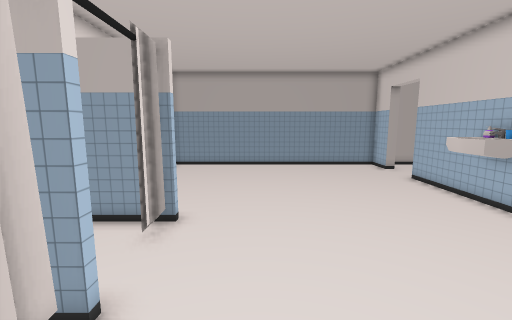
View 1 (above)

16 first-person views from a walk through a 3-D level made in the Unity game engine. The camera is 1.5 m above the floor, tilts 8° down and sees 90° across. The floor is counted in squares, 0.5 m on a side. Each view is taken from the middle of a square. On the plan, view 1 faces up. The plan holds only what a view shows up to about 19 squares ahead; the rest is blank.

View 2
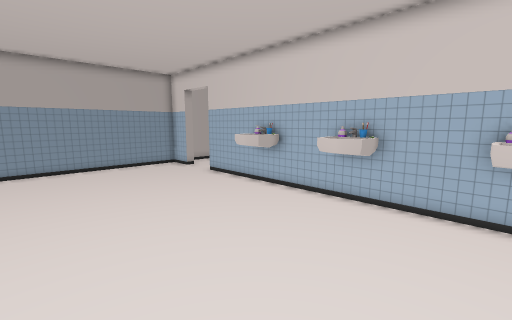

View 3
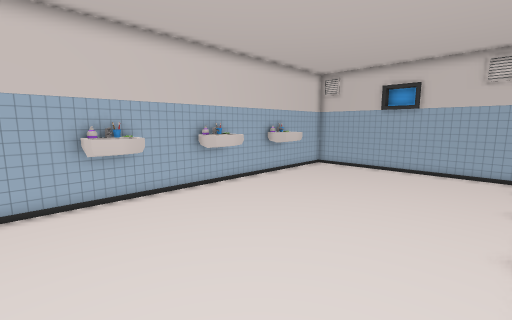

View 4
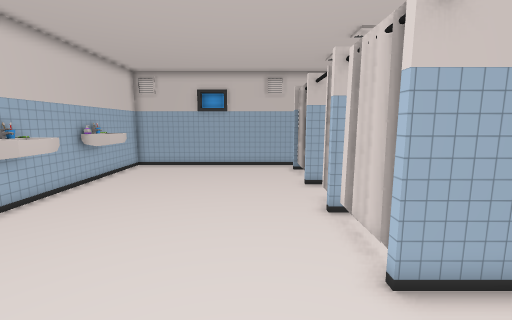

View 5
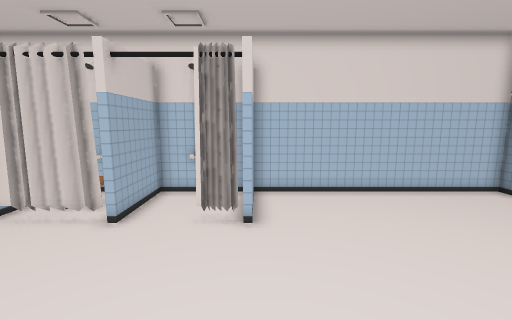

View 6
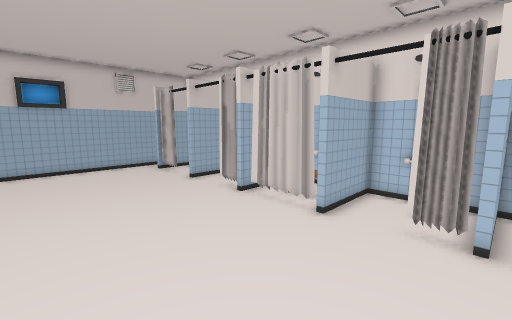

View 7
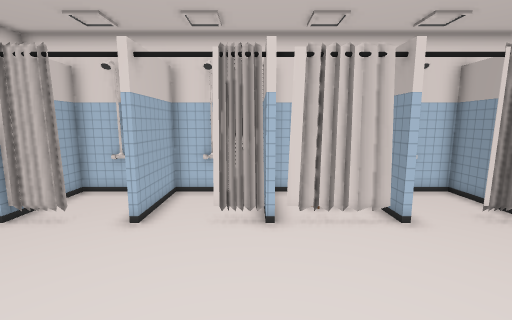

View 8
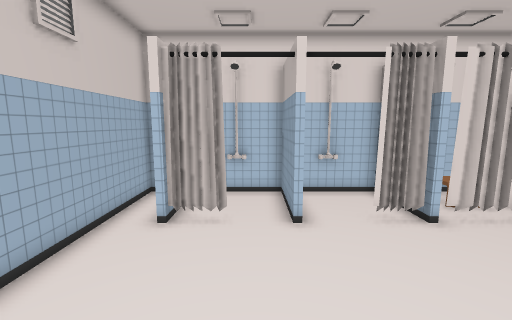

View 9
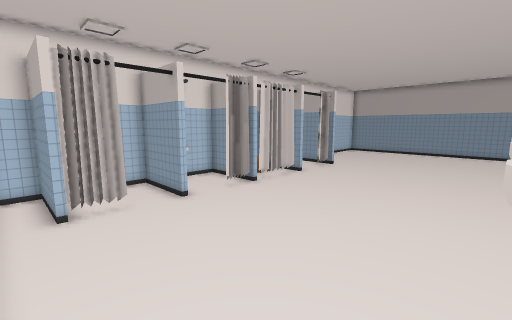

View 10
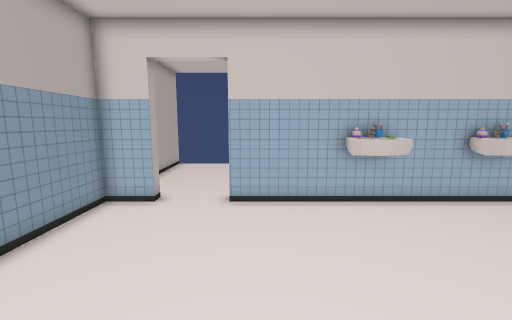

View 11
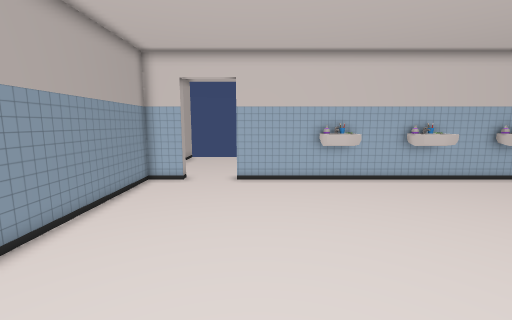

View 12
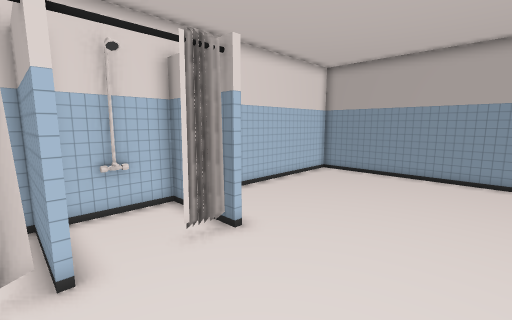

View 13
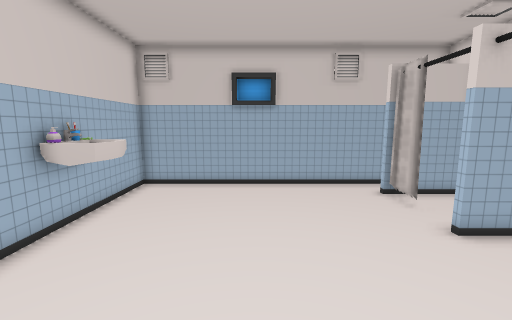

View 14
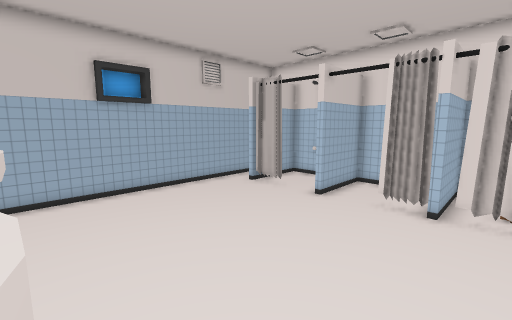

View 15
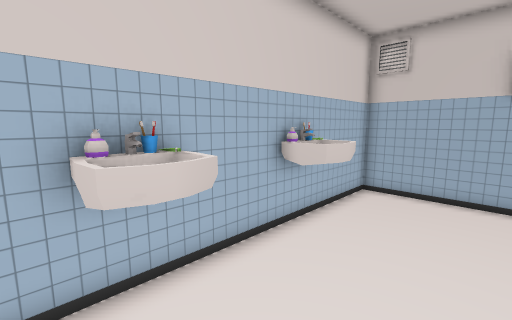

View 16
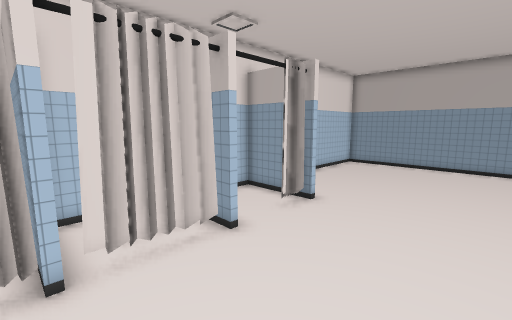

### Floor plan
Points are (right, up) in squares from view 1. A wall is a line through its corners. A room is listed if a view was taken in it or the views show most of it. See-through windows are left out.
Room 1 (views 1, 2, 3, 4, 5, 6, 7, 8, 9, 10, 11, 12, 13, 14, 15, 16)
walls: (-2.4, 3.5) (-6.2, 3.5) (-6.2, -0.4) (-2.4, -0.4); (-2.4, -0.7) (-6.2, -0.7) (-6.2, -4.6) (-2.4, -4.6); (8.7, 5.4) (8.7, 7.6); (8.7, 0.4) (8.7, 3.6); (8.7, 9.4) (8.7, 14.1); (-2.4, -4.9) (-6.2, -4.9) (-6.2, -8.7) (-2.5, -8.7) (-2.5, -9) (-6.2, -9) (-6.2, -10.7) (8.7, -10.7) (8.7, -6.4); (8.7, -4.5) (8.7, -1.4); (9.4, 17) (8.7, 17) (8.7, 18.9) (-6.2, 18.9) (-6.2, 7.9) (-2.5, 7.9) (-2.5, 7.6) (-6.2, 7.6) (-6.2, 3.7) (-2.4, 3.7)
ways out: opening at (9, 15.5)
objects: curtain (-3, -8); curtain (-3, -2); curtain (-3, 1); sink (7, -6) to (9, -5); sink (7, -1) to (9, 0); sink (7, 3) to (9, 5); sink (7, 8) to (9, 10)

Positions as (right, up) in squares from view 1, and headings:
1: (0, 0), facing up
2: (-1, 0), facing up-right
3: (-2, 7), facing down-right
4: (0, 8), facing down
5: (5, 8), facing left
6: (5, 8), facing down-left
7: (5, -1), facing left
8: (5, -6), facing left
9: (7, -10), facing up-left
10: (-1, 13), facing right
11: (-5, 13), facing right
12: (3, 3), facing up-left
13: (3, 2), facing down
14: (7, 1), facing down-left
15: (4, 1), facing down-right
16: (3, -1), facing up-left
